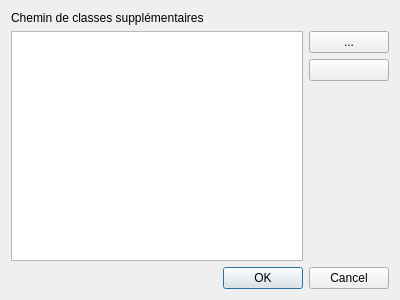
<?xml version="1.0" encoding="UTF-8"?>
<ui version="4.0">
 <class>ProjectProperties</class>
 <widget class="QDialog" name="ProjectProperties">
  <property name="windowModality">
   <enum>Qt::ApplicationModal</enum>
  </property>
  <property name="geometry">
   <rect>
    <x>0</x>
    <y>0</y>
    <width>400</width>
    <height>300</height>
   </rect>
  </property>
  <property name="windowTitle">
   <string>Propriétés du projet</string>
  </property>
  <layout class="QVBoxLayout" name="verticalLayout">
   <item>
    <widget class="QLabel" name="label">
     <property name="text">
      <string>Chemin de classes supplémentaires</string>
     </property>
    </widget>
   </item>
   <item>
    <layout class="QHBoxLayout" name="horizontalLayout">
     <item>
      <widget class="QListWidget" name="listWidget">
       <property name="spacing">
        <number>1</number>
       </property>
       <property name="sortingEnabled">
        <bool>true</bool>
       </property>
      </widget>
     </item>
     <item>
      <layout class="QVBoxLayout" name="verticalLayout_2">
       <item>
        <widget class="QPushButton" name="addButton">
         <property name="text">
          <string>...</string>
         </property>
        </widget>
       </item>
       <item>
        <widget class="QPushButton" name="delButton">
         <property name="text">
          <string/>
         </property>
         <property name="icon">
          <iconset resource="../rsrc/resources.qrc">
           <normaloff>:/icons/icons/close.png</normaloff>:/icons/icons/close.png</iconset>
         </property>
        </widget>
       </item>
       <item>
        <spacer name="verticalSpacer">
         <property name="orientation">
          <enum>Qt::Vertical</enum>
         </property>
         <property name="sizeHint" stdset="0">
          <size>
           <width>20</width>
           <height>40</height>
          </size>
         </property>
        </spacer>
       </item>
      </layout>
     </item>
    </layout>
   </item>
   <item>
    <widget class="QDialogButtonBox" name="buttonBox">
     <property name="orientation">
      <enum>Qt::Horizontal</enum>
     </property>
     <property name="standardButtons">
      <set>QDialogButtonBox::Cancel|QDialogButtonBox::Ok</set>
     </property>
    </widget>
   </item>
  </layout>
 </widget>
 <resources>
  <include location="../rsrc/resources.qrc"/>
 </resources>
 <connections>
  <connection>
   <sender>buttonBox</sender>
   <signal>accepted()</signal>
   <receiver>ProjectProperties</receiver>
   <slot>accept()</slot>
   <hints>
    <hint type="sourcelabel">
     <x>248</x>
     <y>254</y>
    </hint>
    <hint type="destinationlabel">
     <x>157</x>
     <y>274</y>
    </hint>
   </hints>
  </connection>
  <connection>
   <sender>buttonBox</sender>
   <signal>rejected()</signal>
   <receiver>ProjectProperties</receiver>
   <slot>reject()</slot>
   <hints>
    <hint type="sourcelabel">
     <x>316</x>
     <y>260</y>
    </hint>
    <hint type="destinationlabel">
     <x>286</x>
     <y>274</y>
    </hint>
   </hints>
  </connection>
 </connections>
</ui>
